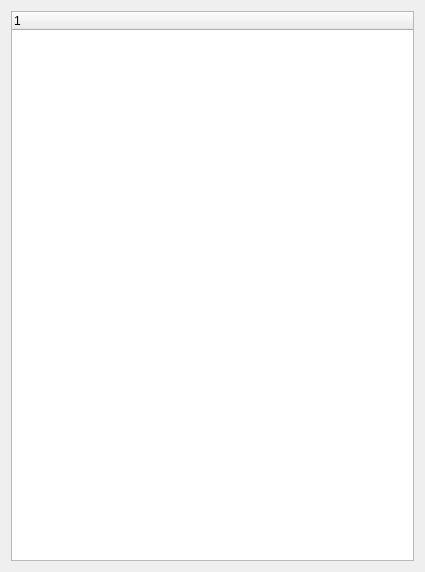
<?xml version="1.0" encoding="UTF-8"?>
<ui version="4.0">
 <class>Form</class>
 <widget class="QWidget" name="Form">
  <property name="geometry">
   <rect>
    <x>0</x>
    <y>0</y>
    <width>425</width>
    <height>572</height>
   </rect>
  </property>
  <property name="windowTitle">
   <string>Parameter View</string>
  </property>
  <layout class="QVBoxLayout" name="verticalLayout">
   <item>
    <widget class="QTreeWidget" name="parameterTreeWidget">
     <column>
      <property name="text">
       <string notr="true">1</string>
      </property>
     </column>
    </widget>
   </item>
  </layout>
 </widget>
 <resources/>
 <connections/>
</ui>
